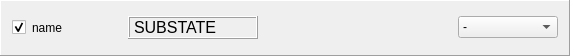
<?xml version="1.0" encoding="UTF-8"?>
<ui version="4.0">
 <class>Frame</class>
 <widget class="QFrame" name="Frame">
  <property name="geometry">
   <rect>
    <x>0</x>
    <y>0</y>
    <width>570</width>
    <height>56</height>
   </rect>
  </property>
  <property name="minimumSize">
   <size>
    <width>570</width>
    <height>56</height>
   </size>
  </property>
  <property name="maximumSize">
   <size>
    <width>600</width>
    <height>60</height>
   </size>
  </property>
  <property name="windowTitle">
   <string>Frame</string>
  </property>
  <property name="frameShape">
   <enum>QFrame::Panel</enum>
  </property>
  <property name="frameShadow">
   <enum>QFrame::Raised</enum>
  </property>
  <layout class="QGridLayout" name="gridLayout">
   <item row="0" column="0">
    <layout class="QHBoxLayout" name="horizontalLayout">
     <item>
      <widget class="QCheckBox" name="check">
       <property name="text">
        <string/>
       </property>
       <property name="checked">
        <bool>true</bool>
       </property>
      </widget>
     </item>
     <item>
      <widget class="QLabel" name="name">
       <property name="sizePolicy">
        <sizepolicy hsizetype="Fixed" vsizetype="Preferred">
         <horstretch>0</horstretch>
         <verstretch>0</verstretch>
        </sizepolicy>
       </property>
       <property name="minimumSize">
        <size>
         <width>90</width>
         <height>0</height>
        </size>
       </property>
       <property name="text">
        <string>name</string>
       </property>
      </widget>
     </item>
     <item>
      <widget class="QLabel" name="substate">
       <property name="sizePolicy">
        <sizepolicy hsizetype="Fixed" vsizetype="Preferred">
         <horstretch>0</horstretch>
         <verstretch>0</verstretch>
        </sizepolicy>
       </property>
       <property name="minimumSize">
        <size>
         <width>130</width>
         <height>0</height>
        </size>
       </property>
       <property name="font">
        <font>
         <pointsize>12</pointsize>
        </font>
       </property>
       <property name="frameShape">
        <enum>QFrame::Box</enum>
       </property>
       <property name="frameShadow">
        <enum>QFrame::Raised</enum>
       </property>
       <property name="text">
        <string>SUBSTATE</string>
       </property>
       <property name="alignment">
        <set>Qt::AlignLeading|Qt::AlignLeft|Qt::AlignVCenter</set>
       </property>
      </widget>
     </item>
     <item>
      <spacer name="horizontalSpacer">
       <property name="orientation">
        <enum>Qt::Horizontal</enum>
       </property>
       <property name="sizeHint" stdset="0">
        <size>
         <width>40</width>
         <height>20</height>
        </size>
       </property>
      </spacer>
     </item>
     <item>
      <widget class="QComboBox" name="state_action">
       <property name="minimumSize">
        <size>
         <width>100</width>
         <height>0</height>
        </size>
       </property>
       <property name="maximumSize">
        <size>
         <width>100</width>
         <height>16777215</height>
        </size>
       </property>
       <item>
        <property name="text">
         <string>-</string>
        </property>
       </item>
       <item>
        <property name="text">
         <string>INIT</string>
        </property>
       </item>
       <item>
        <property name="text">
         <string>ENABLE</string>
        </property>
       </item>
       <item>
        <property name="text">
         <string>DISABLE</string>
        </property>
       </item>
       <item>
        <property name="text">
         <string>RESET</string>
        </property>
       </item>
      </widget>
     </item>
    </layout>
   </item>
  </layout>
 </widget>
 <resources/>
 <connections/>
</ui>
